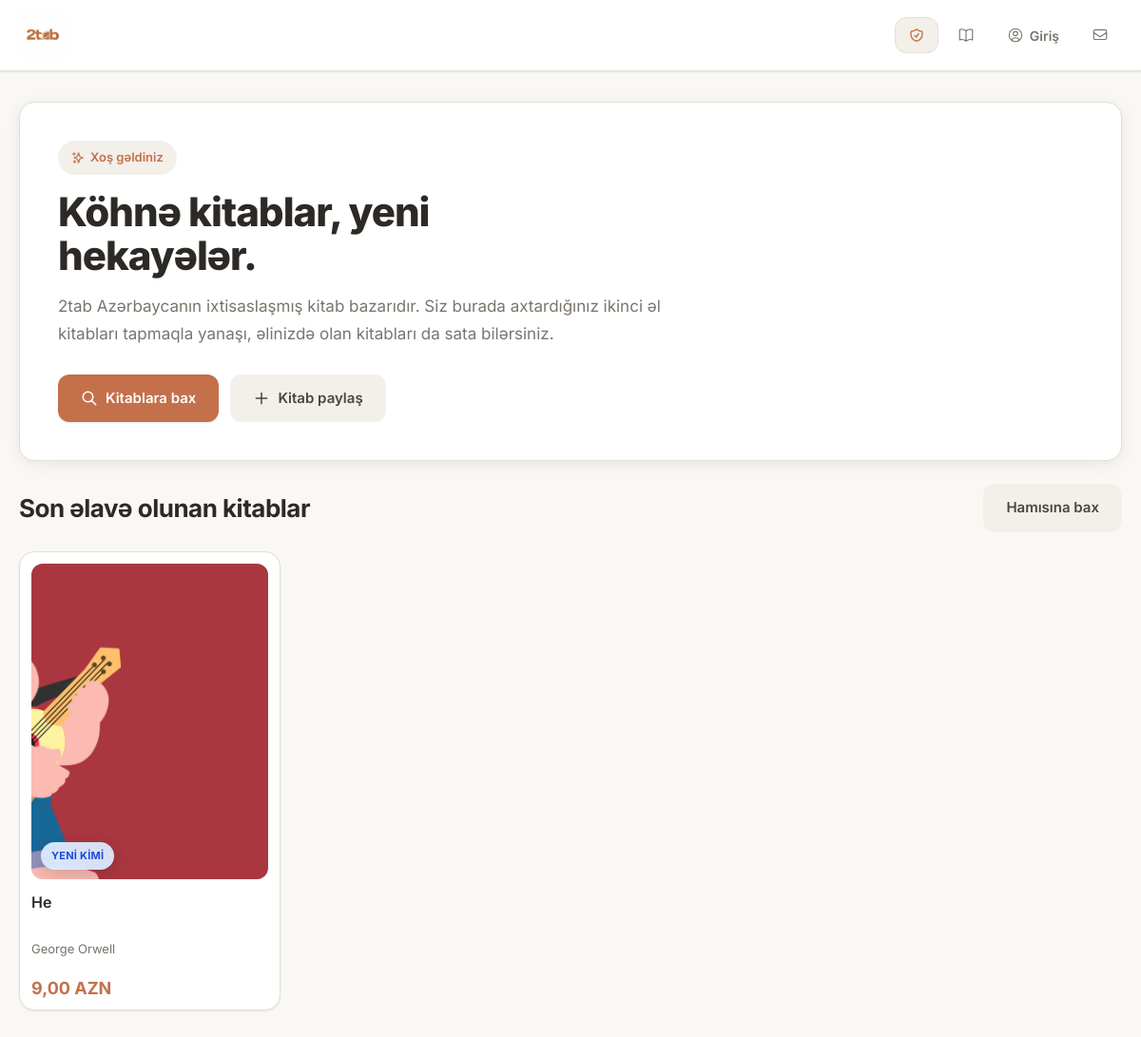
The page / on the database its author committed.
### books/models.py (models this page shows, shortened)
class Book(models.Model):
    class Language(models.TextChoices):
        AZERBAIJANI = "az", "Azərbaycan"
        ENGLISH = "en", "İngilis"
        RUSSIAN = "ru", "Rus"
        TURKISH = "tr", "Türk"
    class Condition(models.TextChoices):
        NEW = 'new', 'Yeni'
        LIKE_NEW = 'like_new', 'Yeni kimi'
        MEDIUM = 'medium', 'Orta'
        LIKE_OLD = 'like_old', 'Köhnə kimi'
        OLD = 'old', 'Köhnə'
    class Genre(models.TextChoices):
        FICTION = "fiction", "Bədii"
        FANTASY = "fantasy", "Fantastika"
        SCIENCE_FICTION = "science_fiction", "Elmi fantastika"
        MYSTERY = "mystery", "Detektiv"
        THRILLER = "thriller", "Triller"
        ROMANCE = "romance", "Romantik"
        HORROR = "horror", "Qorxu"
        HISTORY = "history", "Tarix"
        BIOGRAPHY = "biography", "Bioqrafiya"
        SELF_HELP = "self_help", "Şəxsi inkişaf"
        PHILOSOPHY = "philosophy", "Fəlsəfə"
        PSYCHOLOGY = "psychology", "Psixologiya"
        SCIENCE = "science", "Elmi"
        BUSINESS = "business", "Biznes"
        CHILDREN = "children", "Uşaq ədəbiyyatı"
    slug = models.SlugField(unique=True, blank=True)
    title = models.CharField(max_length=100)
    description = models.TextField(null=True, blank=True)
    author_name = models.CharField(max_length=100)
    price = models.DecimalField(max_digits=6, decimal_places=2)
    published_year = models.PositiveIntegerField(null=True,blank=True)
    condition = models.CharField(max_length=20, choices=Condition.choices, default=Condition.MEDIUM)
    genre = models.CharField(max_length=20, choices=Genre.choices)
    language = models.CharField(max_length=5,choices=Language.choices,default=Language.AZERBAIJANI)
    owner = models.ForeignKey(CustomUser, on_delete=models.SET_NULL, null=True, related_name='books')
    created_at = models.DateTimeField(auto_now_add=True)
    favorite_users = models.ManyToManyField(CustomUser, related_name='favorite_books', blank=True)
    @property
    def cover_image(self):
        return self.images.first()
    class Meta:
        verbose_name_plural = 'Books'
        ordering = ['-created_at']

class BookImage(models.Model):
    book = models.ForeignKey(Book,on_delete=models.CASCADE,related_name='images')
    image = models.ImageField(upload_to='books/')
    created_at = models.DateTimeField(auto_now_add=True)
    class Meta:
        ordering = ['created_at']

### books/views.py (the view)
# urls.py: path('',index,name='index'),
def index(request):
    books = Book.objects.prefetch_related('images')[:10]
    return render(request, 'index.html', {'books': books,})

### accounts/context_processors.py (called while the page is built)
def unread_message_count(request):
    if not request.user.is_authenticated:
        return {'unread_message_count': 0}
    count = Message.objects.filter(
        conversation__participants=request.user,
        read_at__isnull=True
    ).exclude(sender=request.user).count()
    return {'unread_message_count': count}

### templates/index.html (shortened to what this page needs)
{% load static %}
<!DOCTYPE html>
<html lang="az">
<head>
</head>
<body>
    {% include 'includes/topbar.html' %}
    <section class="hero">
        <div class="hero-card">
            <div class="welcome-badge">
                <svg xmlns="http://www.w3.org/2000/svg" width="14" height="14" fill="none" viewBox="0 0 24 24" stroke="currentColor" stroke-width="2">
                    <path stroke-linecap="round" stroke-linejoin="round" d="M5 3v4M3 5h4M6 17v4m-2-2h4m5-16l2.286 6.857L21 12l-5.714 2.143L13 21l-2.286-6.857L5 12l5.714-2.143L13 3z" />
                </svg>
                Xoş gəldiniz
            </div>
            <h1>Köhnə kitablar, yeni hekayələr.</h1>
            <p>
                2tab Azərbaycanın ixtisaslaşmış kitab bazarıdır. Siz burada axtardığınız ikinci əl kitabları tapmaqla yanaşı, əlinizdə olan kitabları da sata bilərsiniz.
            </p>
            <div class="hero-actions">
                <a href="{% url 'book_list' %}" class="btn btn-primary">
                    <svg xmlns="http://www.w3.org/2000/svg" width="18" height="18" fill="none" viewBox="0 0 24 24" stroke="currentColor" stroke-width="2">
                        <path stroke-linecap="round" stroke-linejoin="round" d="M21 21l-6-6m2-5a7 7 0 11-14 0 7 7 0 0114 0z" />
                    </svg>
                    Kitablara bax
                </a>
                <a href="{% url 'book_create' %}" class="btn btn-secondary">
                    <svg xmlns="http://www.w3.org/2000/svg" width="18" height="18" fill="none" viewBox="0 0 24 24" stroke="currentColor" stroke-width="2">
                        <path stroke-linecap="round" stroke-linejoin="round" d="M12 4.5v15m7.5-7.5h-15" />
                    </svg>
                    Kitab paylaş
                </a>
            </div>
        </div>
    </section>
    <section class="section">
        <div class="section-head">
            <h2>Son əlavə olunan kitablar</h2>
            <a href="{% url 'book_list' %}" class="btn btn-secondary">
    Hamısına bax
</a>
        </div>
        <div class="book-grid">
            {% for book in books %}
            <a href="{% url 'book_detail' book.slug %}" class="book-card">
                <div class="book-image-wrap">
                    {% if book.cover_image %}
                        <img
                            class="book-image"
                            src="{{ book.cover_image.image.url }}"
                            alt="{{ book.title }}"
                            loading="lazy"
                        >
                    {% else %}
                        <div class="no-image">
                            Şəkil yoxdur
                        </div>
                    {% endif %}
                    <span class="badge condition-{{ book.condition }}">
                        {{ book.get_condition_display }}
                    </span>
                </div>
                <h3>{{ book.title }}</h3>
                <div class="book-author">{{ book.author_name }}</div>
                <div class="book-meta">
                    <span class="book-price">{{ book.price }} AZN</span>
                </div>
            </a>
            {% empty %}
                <p>Hələ heç bir kitab əlavə edilməyib.</p>
            {% endfor %}
        </div>
    </section>
</body>
</html>

### templates/index.html (style rules this page uses)
:root { --background: #faf8f5; --foreground: #2d2a26; --card: #ffffff; --card-foreground: #2d2a26; --primary: #c4704b; --primary-hover: #b5613c; --primary-foreground: #ffffff; --secondary: #f3efe9; --secondary-hover: #e8e2d9; --secondary-foreground: #4a4540; --muted: #f0ebe4; --muted-foreground: #7a756d; --border: #e5dfd6; --accent: #6b8f71; --radius: 16px; --radius-sm: 12px; --shadow-sm: 0 1px 3px rgba(45, 42, 38, 0.04), 0 1px 2px rgba(45, 42, 38, 0.06); --shadow: 0 4px 20px rgba(45, 42, 38, 0.06), 0 2px 8px rgba(45, 42, 38, 0.04); --shadow-lg: 0 12px 40px rgba(45, 42, 38, 0.08), 0 4px 16px rgba(45, 42, 38, 0.04); }
* { box-sizing: border-box; margin: 0; padding: 0; }
body { font-family: 'Inter', -apple-system, BlinkMacSystemFont, sans-serif; background: var(--background); color: var(--foreground); line-height: 1.5; -webkit-font-smoothing: antialiased; }
.hero { max-width: 1200px; margin: 32px auto 24px; padding: 0 20px; }
.hero-card { background: var(--card); border: 1px solid var(--border); border-radius: var(--radius); padding: 40px; box-shadow: var(--shadow); }
.welcome-badge { display: inline-flex; align-items: center; gap: 6px; background: var(--secondary); color: var(--primary); border-radius: 999px; padding: 8px 14px; font-size: 13px; font-weight: 600; margin-bottom: 16px; }
.hero h1 { font-size: 42px; font-weight: 800; color: var(--foreground); line-height: 1.1; letter-spacing: -1px; margin-bottom: 16px; max-width: 600px; }
.hero p { color: var(--muted-foreground); font-size: 17px; line-height: 1.7; max-width: 680px; margin-bottom: 28px; }
.hero-actions { display: flex; gap: 12px; flex-wrap: wrap; }
.btn { display: inline-flex; align-items: center; justify-content: center; gap: 8px; text-decoration: none; border: none; border-radius: var(--radius-sm); padding: 14px 24px; font-size: 15px; font-weight: 600; cursor: pointer; transition: all 0.2s ease; }
.btn-primary { background: var(--primary); color: var(--primary-foreground); box-shadow: var(--shadow-sm); }
.btn-secondary { background: var(--secondary); color: var(--secondary-foreground); }
.section { max-width: 1200px; margin: 0 auto 48px; padding: 0 20px; }
.section-head { display: flex; justify-content: space-between; align-items: center; gap: 16px; margin-bottom: 20px; flex-wrap: wrap; }
.section-head h2 { font-size: 26px; font-weight: 700; color: var(--foreground); letter-spacing: -0.5px; }
.book-grid { display: grid; grid-template-columns: repeat(2, 1fr); gap: 16px; align-items: stretch; }
@media (min-width: 640px) { .book-grid { grid-template-columns: repeat(3, 1fr); } }
@media (min-width: 1024px) { .book-grid { grid-template-columns: repeat(4, 1fr); gap: 20px; } }
.book-card { background: var(--card); border-radius: var(--radius); padding: 12px; box-shadow: var(--shadow-sm); border: 1px solid var(--border); display: flex; flex-direction: column; height: 100%; min-height: 100%; transition: all 0.25s ease; text-decoration: none; color: inherit; cursor: pointer; }
.book-image-wrap { position: relative; width: 100%; aspect-ratio: 3 / 4; border-radius: var(--radius-sm); background: var(--muted); overflow: hidden; margin-bottom: 14px; flex-shrink: 0; }
.book-image { width: 100%; height: 100%; object-fit: cover; transition: transform 0.3s ease; }
.book-card h3 { font-size: 16px; font-weight: 600; line-height: 1.35; color: var(--foreground); display: -webkit-box; -webkit-line-clamp: 2; -webkit-box-orient: vertical; overflow: hidden; margin-bottom: 6px; min-height: 44px; }
.book-author { color: var(--muted-foreground); font-size: 13px; margin-bottom: 12px; display: -webkit-box; -webkit-line-clamp: 1; -webkit-box-orient: vertical; overflow: hidden; min-height: 20px; }
.book-meta { display: flex; align-items: flex-end; justify-content: space-between; gap: 8px; margin-top: auto; padding-top: 8px; }
.book-price { font-size: 18px; font-weight: 700; color: var(--primary); line-height: 1.2; }
.badge { display: inline-flex; align-items: center; padding: 6px 11px; border-radius: 999px; font-size: 11px; font-weight: 700; text-transform: uppercase; letter-spacing: 0.25px; white-space: nowrap; }
.book-image-wrap .badge { position: absolute; left: 10px; bottom: 10px; z-index: 2; box-shadow: 0 6px 18px rgba(0, 0, 0, 0.14); backdrop-filter: blur(8px); }
.condition-like_new { background: rgba(219, 234, 254, 0.95); color: #1d4ed8; }

### rows shown on the page
Book: cover_image.image (picture), condition "YENI KIMI", title "He", author_name "George Orwell", price "9,00"
